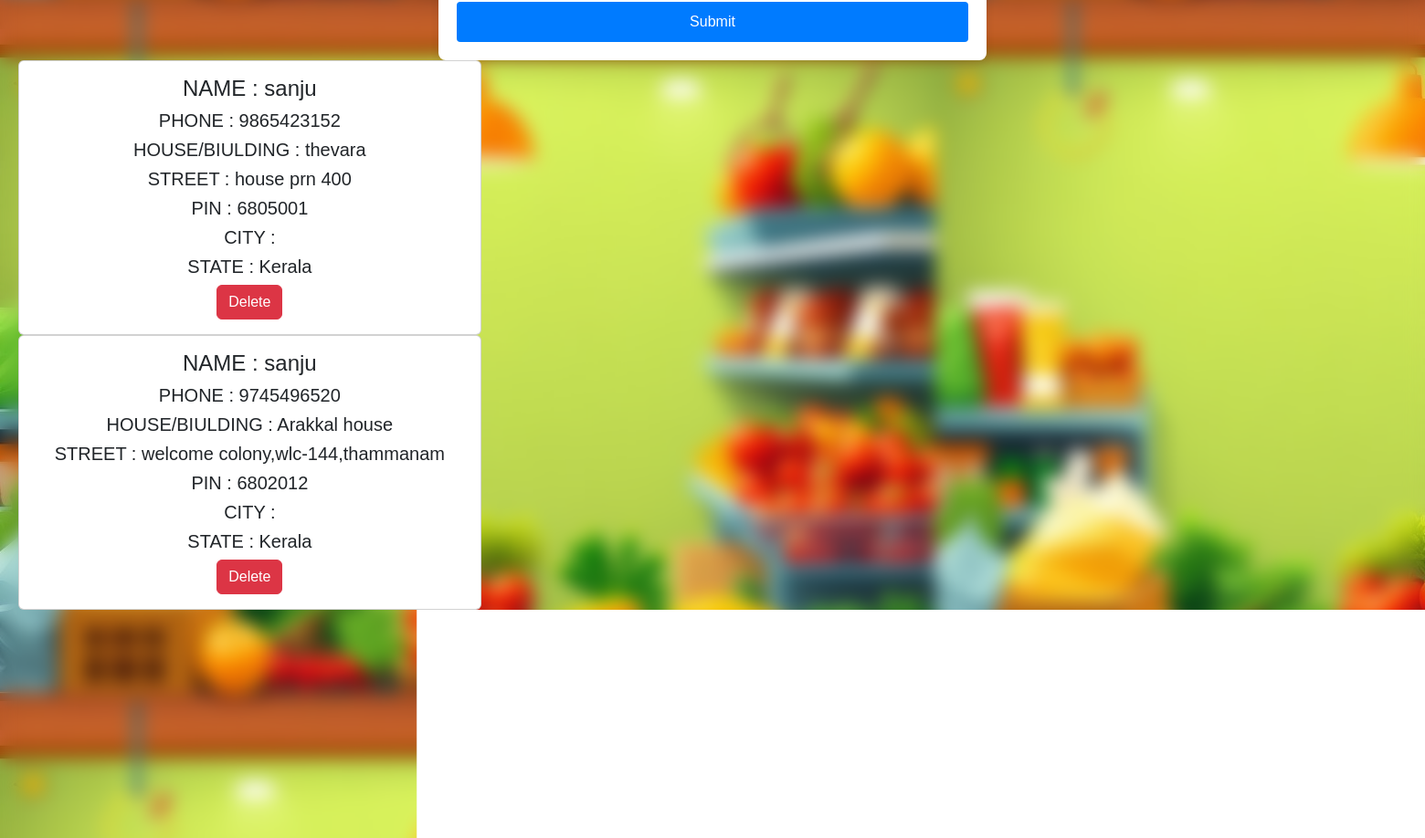
Before: /address (signed in, middle part) with the older database file.
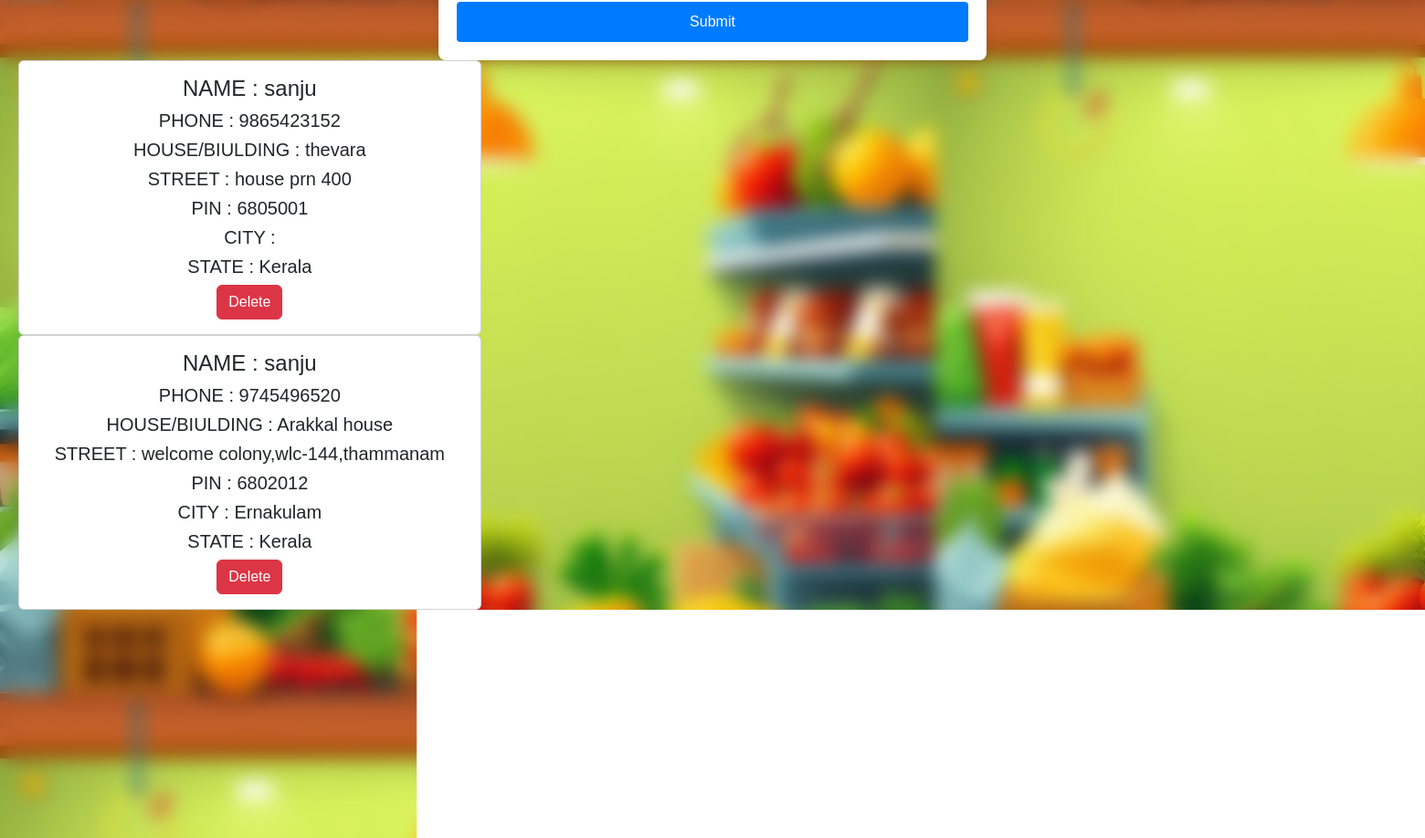
After: the same page with the newer database file.
### app/models.py (models this page shows)
class Address(models.Model):
    user = models.ForeignKey(User, on_delete=models.CASCADE)
    name=models.TextField()
    address=models.TextField()
    street=models.TextField()
    city=models.TextField()
    state=models.TextField()
    pincode=models.IntegerField()
    phone=models.IntegerField()

### app/views.py (the view)
# urls.py: path('address',views.address),
def address(req):
    if 'user' in req.session:
        user=User.objects.get(username=req.session['user'])
        data=Address.objects.filter(user=user)
        if req.method=='POST':
            user=User.objects.get(username=req.session['user'])
            name=req.POST['name']
            phn=req.POST['phone']
            house=req.POST['address']
            street=req.POST['street']
            city=req.POST['city']
            pin=req.POST['pin']
            state=req.POST['state']
            data=Address.objects.create(user=user,name=name,phone=phn,address=house,city=city,street=street,pincode=pin,state=state)
            data.save()
            return redirect(address)
        else:
            return render(req,"user/address.html",{'data':data})
    else:
        return redirect(gro_login)

### templates/user/address.html (shortened to what this page needs)
<!DOCTYPE html>
<html lang="en">
<head>
    {% load static %}
    <link href="https://cdn.jsdelivr.net/npm/bootstrap@5.3.3/dist/css/bootstrap.min.css" rel="stylesheet">
    <link rel="stylesheet" href="{% static 'css/address.css' %}">
    <link rel="stylesheet" href="https://cdnjs.cloudflare.com/ajax/libs/font-awesome/6.7.2/css/all.min.css" />
</head>
<body style="background-image: url(static/img/grogo.jpeg); backdrop-filter: blur(10px);">
    <div class="container">
        <form action="" method="post" enctype="multipart/form-data">
            <button type="submit" >Submit</button>
        </form>
    </div>
    <div class="col-lg-4" style="text-align: center;">
        {% for i in data %}
        <div class="card">
          <div class="card-body">
              <h4 class="card-title"> NAME : {{i.name}}</h4>
              <h5 class="card-text">PHONE : {{i.phone}}</h5>
              <h5 class="card-text"> HOUSE/BIULDING : {{i.address}}</h5>
              <h5 class="card-text">STREET : {{i.street}}</h5>
              <h5 class="card-text">PIN : {{i.pincode}}</h5>
              <h5 class="card-text">CITY : {{i.city}}</h5>
              <h5 class="card-text">STATE : {{i.state}}</h5>
              <a href="delete_address/{{i.pk}}" class="btn btn-danger">Delete</a>
          </div>
        </div>
        {% endfor %}
      </div>
      <footer class="footer">
        <div class="footer-container">
          <div class="footer-logo">
            <img src="{% static 'img/logo-png.png' %}" alt="">
          </div>
      </div>
    </footer>
</body>
</html>

Changed rows visible on the page:
removed Address: name "sanju", phone "9745496520", address "Arakkal house", street "welcome colony,wlc-144,thammanam", pincode "6802012", state "Kerala"
added Address: name "sanju", phone "9745496520", address "Arakkal house", street "welcome colony,wlc-144,thammanam", pincode "6802012", city "Ernakulam", state "Kerala"
